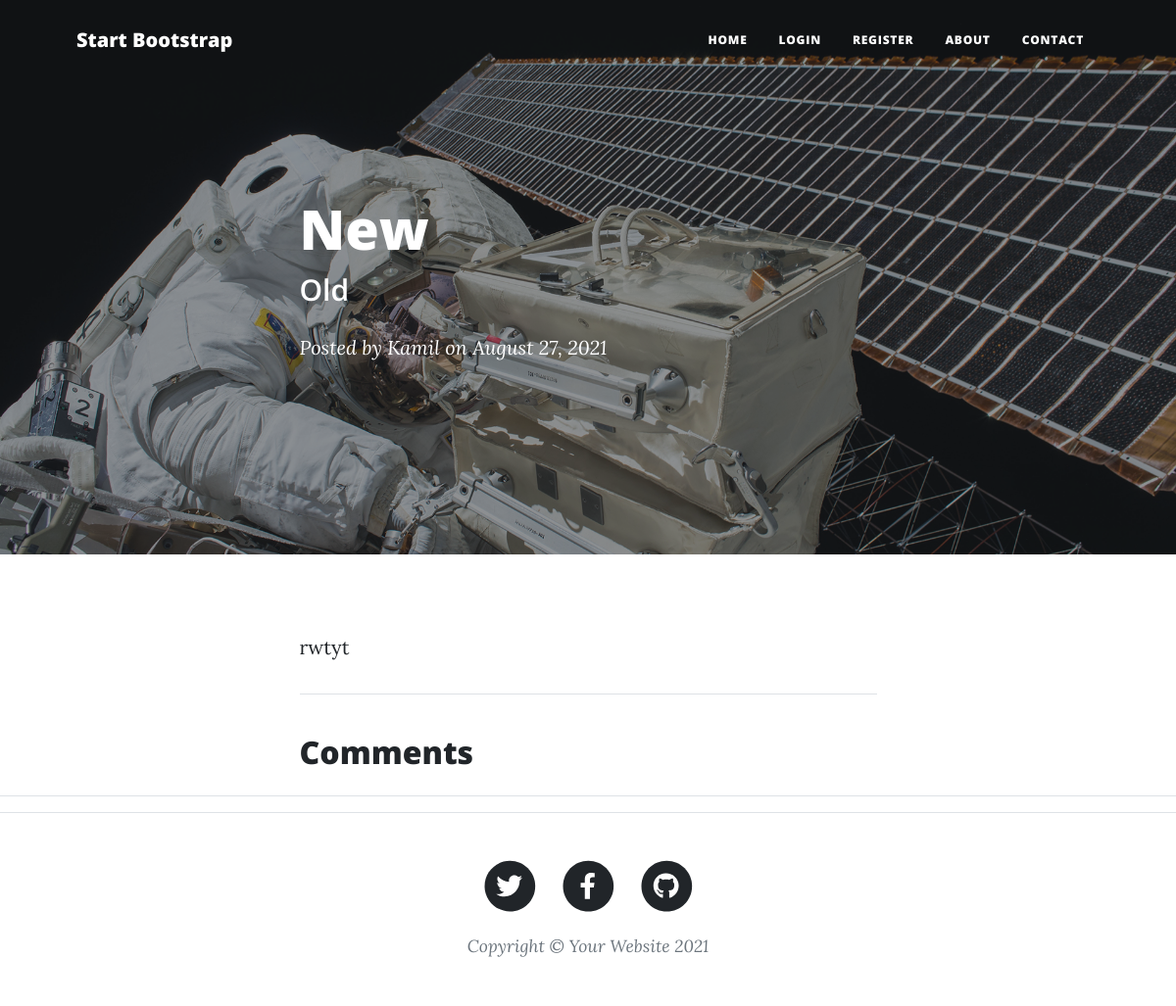
/post/1, run on the app's committed database.
### main.py (models this page shows, shortened)
class Post(db.Model):
    __tablename__ = 'blog_posts'
    id = db.Column(db.Integer, primary_key=True)
    title = db.Column(db.String(250), unique=True, nullable=False)
    date = db.Column(db.String(250), nullable=False)
    body = db.Column(db.Text, nullable=False)
    img_url = db.Column(db.String(1000), nullable=False)
    subtitle = db.Column(db.String(250), nullable=False)
    author_id = db.Column(db.Integer, db.ForeignKey('user.id'), nullable=False)
    comments = db.relationship('Comment', backref="post", lazy=True)

class User(UserMixin, db.Model):
    id = db.Column(db.Integer, primary_key=True)
    email = db.Column(db.String(100), unique=True)
    password = db.Column(db.String(100))
    name = db.Column(db.String(1000))
    posts = db.relationship('Post', backref='user', lazy=True)
    admin = db.relationship('Admin', lazy=True, uselist=False)
    comments = db.relationship('Comment', lazy=True, backref="user")

### main.py (the view, shortened to what this page needs)
@app.route('/post/<int:blog_id>', methods=['GET', 'POST'])
def blogpost(blog_id):
    form = CommentForm()
    blog_post = get_posts(blog_id=blog_id)
    return render_template("post.html", blog_post=blog_post, form=form, is_admin=is_admin())

### main.py (called while the page is built)
def get_posts(blog_id=None):
    if blog_id is None:
        result = Post.query.all()
    else:
        result = Post.query.get(blog_id)
    return result

def is_admin():
    try:
        if int(current_user.admin.isadmin) == 1:
            return True
    except AttributeError:
        return False
    return False

### templates/post.html (shortened to what this page needs)
{% extends "header.html" %}
{% import "bootstrap/wtf.html" as wtf %}
{% block content %}
        <header class="masthead" style="background-image: url({{url_for('static', filename='assets/img/post-bg.jpg')}})">
            <div class="container position-relative px-4 px-lg-5">
                <div class="row gx-4 gx-lg-5 justify-content-center">
                    <div class="col-md-10 col-lg-8 col-xl-7">
                        <div class="post-heading">
                            <h1>{{blog_post.title}}</h1>
                            <h2 class="subheading">{{blog_post.subtitle}}</h2>
                            <span class="meta">
                                Posted by
                                <a href="#!">{{ blog_post.user.name }}</a>
                                on {{blog_post.date}}
                            </span>
                        </div>
                    </div>
                </div>
            </div>
        </header>
        <article class="mb-4">
            <div class="container px-4 px-lg-5">
                <div class="row gx-4 gx-lg-5 justify-content-center">
                    <div class="col-md-10 col-lg-8 col-xl-7">
                        <p>
                            {{ blog_post['body'] | safe() }}
                        </p>
                        <hr>
                    </div>
                </div>
            </div>
        </article>
        <div class="container px-4 px-lg-5">
        <div class="row gx-4 gx-lg-5 justify-content-center">
            <div class="col-md-10 col-lg-8 col-xl-7">
            <h2>Comments</h2>
                </div>
        </div>
        </div>
<hr>
{% include 'footer.html' %}
{% endblock %}

### data on the page
Post: title "New", subtitle "Old", date "August 27, 2021", body "rwtyt"
User: user.name "Kamil"
